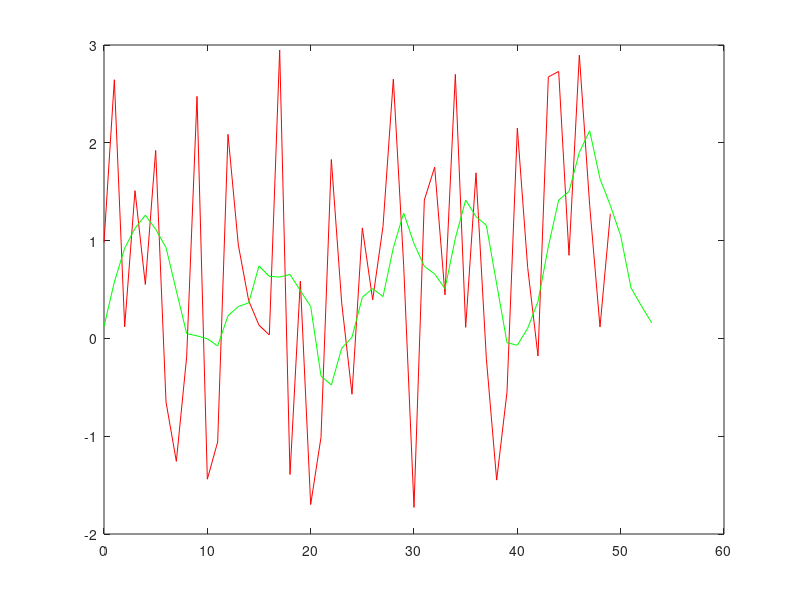

Write MATLAB code to recreate this figure.
a = -2;  
b = 3;    
r = (b-a).*rand(50,1) + a;  
u = [1/8 1/4 1/4 1/4 1/8]; 
w = conv(r,u);       
x1=0:49; 
x2=0:53; 
figure() 
plot(x1,r, 'r')
hold on 
plot(x2,w, 'g')

